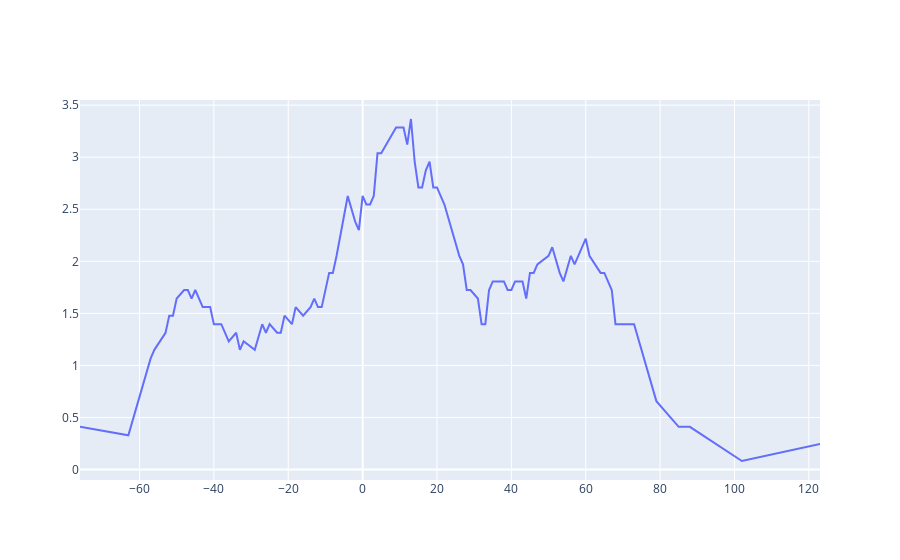

Notebook cell for this chart:
### Code cell
by_pct = Counter()
year = 2014
for row in dem_state_results[year]['results'][0].iterrows():
    national_dem_margin = 100 * (results[year]['total_dem'] - results[year]['total_rep']) / results[year]['total']
    dem_state_dem_margin = 100 * (dem_state_results[year]['total_dem'] - dem_state_results[year]['total_rep']) / dem_state_results[year]['total']
    by_pct[int(row[1]['rep_margin'] + (dem_state_dem_margin - national_dem_margin))] += 1
    
smoothed_by_pct = normalize_weights(smooth(by_pct, 10), sum(by_pct.values()))
sorted_by_pct = OrderedDict(sorted(smoothed_by_pct.items()))

trace0 = Scatter(x = list(sorted_by_pct.keys()), y = list(sorted_by_pct.values()))
data = Data([trace0])
iplot(data)

### Figure 1 — Plotly figure (JSON) as saved in the notebook; plotly's stock layout.template omitted (floating-point values rounded to 4 significant figures)
{"data": [{"type": "scatter", "x": [-76, -63, -57, -56, -53, -52, -51, -50, -48, -47, -46, -45, -43, -41, -40, -38, -36, -34, -33, -32, -29, -27, -26, -25, -23, -22, -21, -19, -18, -16, -14, -13, -12, -11, -9, -8, -7, -5, -4, -2, -1, 0, 1, 2, 3, 4, 5, 9, 10, 11, 12, 13, 14, 15, 16, 17, 18, 19, 20, 22, 26, 27, 28, 29, 31, 32, 33, 34, 35, 38, 39, 40, 41, 43, 44, 45, 46, 47, 50, 51, 53, 54, 56, 57, 58, 60, 61, 64, 65, 67, 68, 69, 72, 73, 79, 85, 88, 102, 123], "y": [0.4106, 0.3285, 1.068, 1.15, 1.314, 1.478, 1.478, 1.642, 1.724, 1.724, 1.642, 1.724, 1.56, 1.56, 1.396, 1.396, 1.232, 1.314, 1.15, 1.232, 1.15, 1.396, 1.314, 1.396, 1.314, 1.314, 1.478, 1.396, 1.56, 1.478, 1.56, 1.642, 1.56, 1.56, 1.889, 1.889, 2.053, 2.464, 2.628, 2.381, 2.299, 2.628, 2.546, 2.546, 2.628, 3.038, 3.038, 3.285, 3.285, 3.285, 3.12, 3.367, 2.956, 2.71, 2.71, 2.874, 2.956, 2.71, 2.71, 2.546, 2.053, 1.971, 1.724, 1.724, 1.642, 1.396, 1.396, 1.724, 1.807, 1.807, 1.724, 1.724, 1.807, 1.807, 1.642, 1.889, 1.889, 1.971, 2.053, 2.135, 1.889, 1.807, 2.053, 1.971, 2.053, 2.217, 2.053, 1.889, 1.889, 1.724, 1.396, 1.396, 1.396, 1.396, 0.6569, 0.4106, 0.4106, 0.08212, 0.2464]}], "layout": {}}
